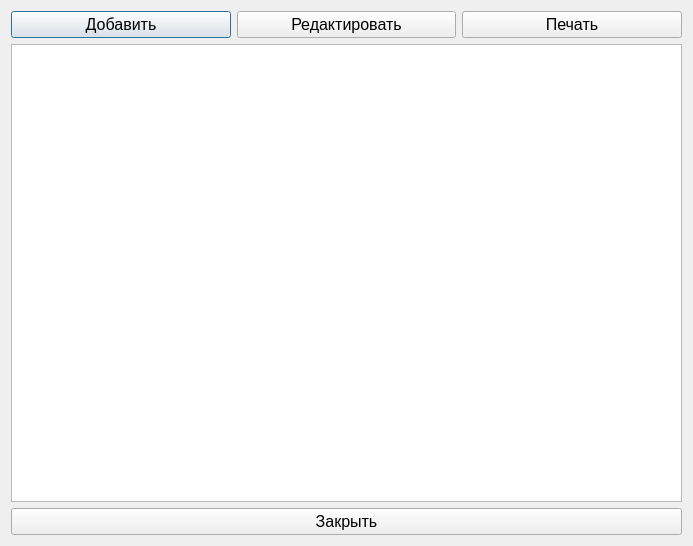
<?xml version="1.0" encoding="UTF-8"?>
<ui version="4.0">
 <class>ProsmotrGrafVzaimopos</class>
 <widget class="QDialog" name="ProsmotrGrafVzaimopos">
  <property name="geometry">
   <rect>
    <x>0</x>
    <y>0</y>
    <width>693</width>
    <height>546</height>
   </rect>
  </property>
  <property name="windowTitle">
   <string>Просмотр графика взаимопосещения</string>
  </property>
  <layout class="QGridLayout" name="gridLayout">
   <item row="3" column="0" colspan="3">
    <widget class="QTableView" name="tableView_ProsmotrGraf">
     <property name="font">
      <font>
       <pointsize>12</pointsize>
      </font>
     </property>
     <property name="selectionMode">
      <enum>QAbstractItemView::SingleSelection</enum>
     </property>
     <property name="selectionBehavior">
      <enum>QAbstractItemView::SelectRows</enum>
     </property>
    </widget>
   </item>
   <item row="0" column="0">
    <widget class="QPushButton" name="pushButtonAdd">
     <property name="font">
      <font>
       <pointsize>12</pointsize>
      </font>
     </property>
     <property name="text">
      <string>Добавить</string>
     </property>
     <property name="icon">
      <iconset resource="resourses.qrc">
       <normaloff>:/img/img/add.png</normaloff>:/img/img/add.png</iconset>
     </property>
    </widget>
   </item>
   <item row="0" column="1">
    <widget class="QPushButton" name="pushButtonEdit">
     <property name="font">
      <font>
       <pointsize>12</pointsize>
      </font>
     </property>
     <property name="text">
      <string>Редактировать</string>
     </property>
     <property name="icon">
      <iconset resource="resourses.qrc">
       <normaloff>:/img/img/edit.png</normaloff>:/img/img/edit.png</iconset>
     </property>
    </widget>
   </item>
   <item row="0" column="2">
    <widget class="QPushButton" name="pushButtonPrint">
     <property name="font">
      <font>
       <pointsize>12</pointsize>
      </font>
     </property>
     <property name="text">
      <string>Печать</string>
     </property>
     <property name="icon">
      <iconset resource="resourses.qrc">
       <normaloff>:/img/img/print.png</normaloff>:/img/img/print.png</iconset>
     </property>
    </widget>
   </item>
   <item row="4" column="0" colspan="3">
    <widget class="QPushButton" name="pushButtonClose">
     <property name="font">
      <font>
       <pointsize>12</pointsize>
      </font>
     </property>
     <property name="text">
      <string>Закрыть</string>
     </property>
     <property name="icon">
      <iconset resource="resourses.qrc">
       <normaloff>:/img/img/cancel.png</normaloff>:/img/img/cancel.png</iconset>
     </property>
    </widget>
   </item>
  </layout>
 </widget>
 <resources>
  <include location="resourses.qrc"/>
 </resources>
 <connections/>
</ui>
